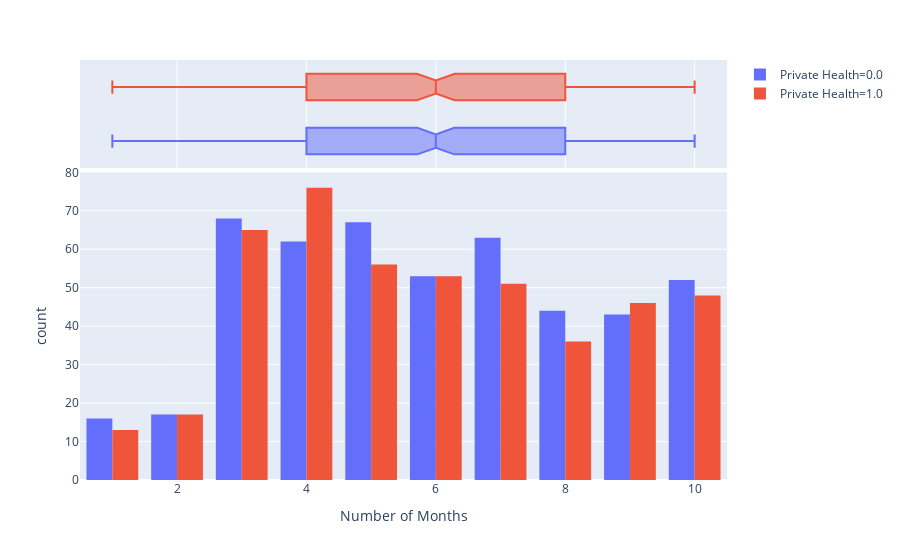

The code cell stored with this chart in its notebook:
### Code cell
fig = px.histogram(new_df, x="Number of Months", color="Private Health", 
                   marginal="box", # or violin, rug
                  ) 
fig.update_layout(barmode='group')
fig.show()

### Figure 1 — Plotly figure (JSON) as saved in the notebook; plotly's stock layout.template omitted (floating-point values rounded to 4 significant figures; data arrays with more than 128 entries replaced by an {"elided": "..."} marker saying what was removed)
{"data": [{"alignmentgroup": "True", "bingroup": "x", "hoverlabel": {"namelength": 0}, "hovertemplate": "Private Health=0.0<br>Number of Months=%{x}<br>count=%{y}", "legendgroup": "Private Health=0.0", "marker": {"color": "#636efa"}, "name": "Private Health=0.0", "offsetgroup": "Private Health=0.0", "orientation": "v", "showlegend": true, "type": "histogram", "x": {"elided": "644 mixed values"}, "xaxis": "x", "yaxis": "y"}, {"alignmentgroup": "True", "hoverlabel": {"namelength": 0}, "hovertemplate": "Private Health=0.0<br>Number of Months=%{x}", "legendgroup": "Private Health=0.0", "marker": {"color": "#636efa"}, "name": "Private Health=0.0", "notched": true, "offsetgroup": "Private Health=0.0", "showlegend": false, "type": "box", "x": {"elided": "644 mixed values"}, "xaxis": "x2", "yaxis": "y2"}, {"alignmentgroup": "True", "bingroup": "x", "hoverlabel": {"namelength": 0}, "hovertemplate": "Private Health=1.0<br>Number of Months=%{x}<br>count=%{y}", "legendgroup": "Private Health=1.0", "marker": {"color": "#EF553B"}, "name": "Private Health=1.0", "offsetgroup": "Private Health=1.0", "orientation": "v", "showlegend": true, "type": "histogram", "x": {"elided": "613 mixed values"}, "xaxis": "x", "yaxis": "y"}, {"alignmentgroup": "True", "hoverlabel": {"namelength": 0}, "hovertemplate": "Private Health=1.0<br>Number of Months=%{x}", "legendgroup": "Private Health=1.0", "marker": {"color": "#EF553B"}, "name": "Private Health=1.0", "notched": true, "offsetgroup": "Private Health=1.0", "showlegend": false, "type": "box", "x": {"elided": "613 mixed values"}, "xaxis": "x2", "yaxis": "y2"}], "layout": {"barmode": "group", "legend": {"tracegroupgap": 0}, "margin": {"t": 60}, "xaxis": {"anchor": "y", "domain": [0, 1], "title": {"text": "Number of Months"}}, "xaxis2": {"anchor": "y2", "domain": [0, 1], "matches": "x", "showgrid": true, "showticklabels": false}, "yaxis": {"anchor": "x", "domain": [0, 0.7326], "title": {"text": "count"}}, "yaxis2": {"anchor": "x2", "domain": [0.7426, 1], "matches": "y2", "showgrid": false, "showline": false, "showticklabels": false, "ticks": ""}}}
